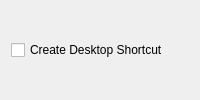
<?xml version="1.0" encoding="UTF-8"?>
<ui version="4.0">
 <class>ShortcutPage</class>
 <widget class="QWidget" name="ShortcutPage">
  <layout class="QVBoxLayout" name="verticalLayout">
   <item>
    <widget class="QCheckBox" name="desktopShortcutCheckBox">
     <property name="text">
      <string>Create Desktop Shortcut</string>
     </property>
     <property name="checked">
      <bool>false</bool>
     </property>
    </widget>
   </item>
  </layout>
 </widget>
</ui>
